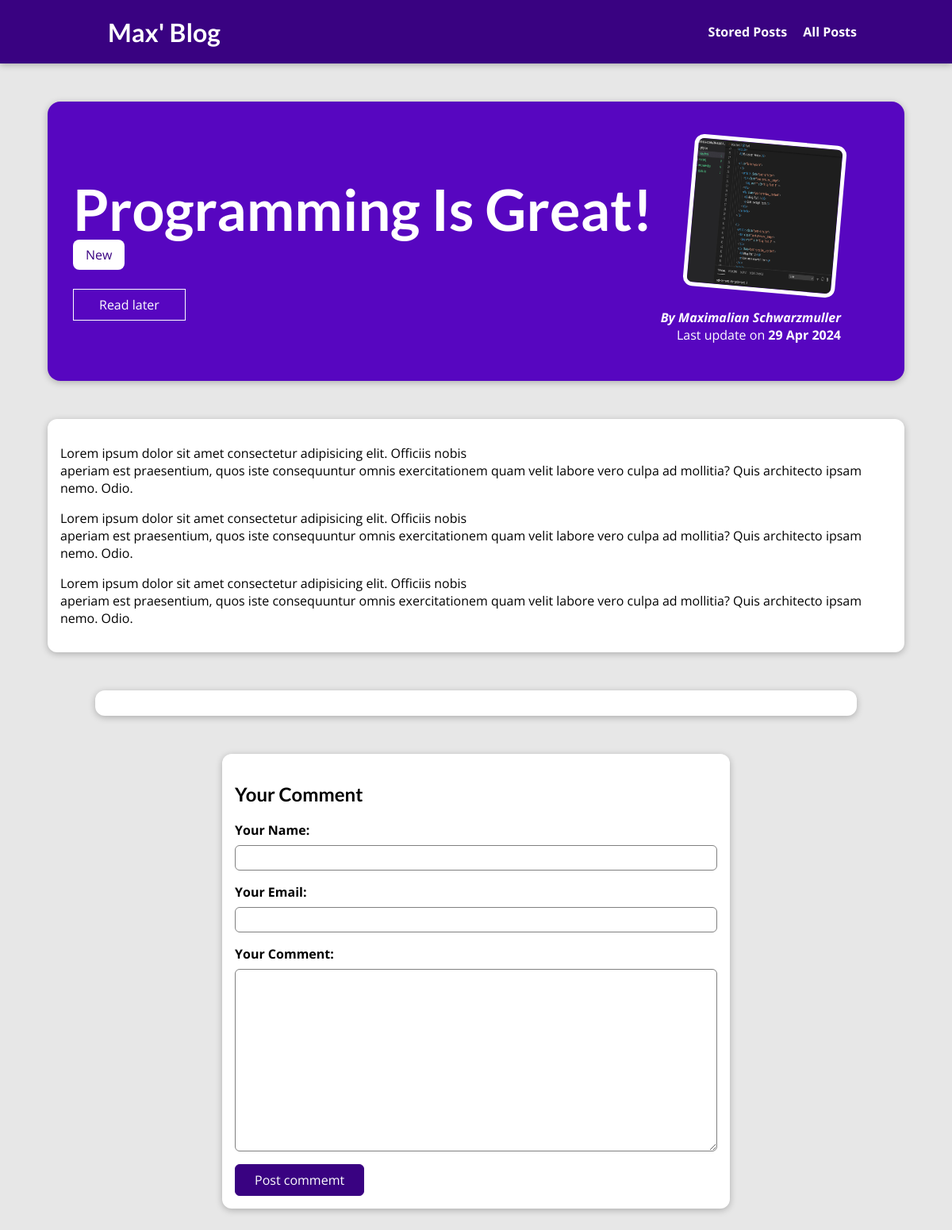
Page /posts/programming-is-fun on the committed database.
### blog/models.py (models this page shows, shortened)
class Post(models.Model):
  Title = models.CharField(max_length=150)
  Excerpt = models.CharField(max_length=200)
  Image = models.ImageField(upload_to='posts', null= True)
  Date = models.DateField(auto_now=True)
  Slug = models.SlugField(unique=True, db_index = True) #this set automaticaly db_index = True when we use the slugfield and also when we use unique=True it create the db_index = True automaticaly
  Content = models.TextField(validators=[MinLengthValidator(10)]) #we don't need to set a max_length but we could
  author = models.ForeignKey(Author, on_delete=models.SET_NULL, null=True, related_name = 'Posts') #set the author field to null if we delete an related author
  tags = models.ManyToManyField(Tag)

class Tag(models.Model):
  Caption = models.CharField(max_length=15)

class Author(models.Model):
  First_name = models.CharField(max_length=50)
  Last_name = models.CharField(max_length=50)
  Email_address = models.EmailField( max_length=254)
  def full_name(self):
    return f'{self.First_name} {self.Last_name}'
  def __str__(self):
    return self.full_name()

### blog/views.py (the view, shortened to what this page needs)
# urls.py: path('posts/<slug:slug>', views.SinglePostView.as_view(), name='post-detail-page'), #slug = tabi3 ex 'posts/fisrt'
class SinglePostView(View):
  def is_stored_post(self, request, post_id):
    stored_posts = request.session.get('stored_posts')
    if stored_posts is not None :
      is_saved_for_later = post_id in stored_posts
    else:
      is_saved_for_later = False
    return is_saved_for_later
  def get(self, request, slug):
    post = Post.objects.get(Slug= slug)
    context = {
      'post': post,
      'post_tags': post.tags.all(),
      'comment_form': CommentForm(),
      'comments' : post.comments.all().order_by('-id'),
      'saved_for_later': self.is_stored_post(request, post.id)
    }
    return render(request, 'blog/post-detail.html', context)

### blog/forms.py
class CommentForm(forms.ModelForm):
  class Meta:
    model = Comment
    exclude = ['post']
    labels = {
      'user_name': 'Your Name',
      'user_email': 'Your Email',
      'text' : 'Your Comment'
    }

### blog/templates/blog/post-detail.html (shortened to what this page needs)
{% extends "base.html" %}
{% load static %}
{% block css_file %}
  <link rel="stylesheet" href="{% static "blog/post-detail.css" %}">
{% endblock  %}
{% block content %}
  <section id='summary'>
    <h2>{{ post.Title }}</h2>
    <div>
      {% for tag in post_tags %}
        <span class='tag'>{{tag.Caption}}</span>
      {% endfor %}
    </div>
    <div id="read-later">
      <form action="{% url 'read-later' %}" method="post">
        <button>
          {% if saved_for_later %}
            Remove from "Read later" list
          {% else %}
            Read later
          {% endif %}
          </button>
      </form>
    </div>
    <article>
      <img src="{{ post.Image.url }}" alt="{{ post.Title }}">
      <address>By <a href = 'mailto:{{post.author.Email_address}}'> {{ post.author|title }}</a></address>
      <div>
        Last update on <time>{{ post.Date|date:'d M Y' }}</time>
      </div>
    </article>
  </section>
  <main>
    {{ post.Content|linebreaks }}
  </main>
  <section id="comments">
  </section>
  <section id='comment-form'>
    <h2>Your Comment</h2>
    <form action="{% url "post-detail-page" post.Slug %}" method="POST" >
      {% for form_field in comment_form %}
        <div class='form-control {% if form_field.errors %}invalid{% endif %}'>
          {{form_field.label_tag}}
          {{form_field}}
        </div>
      {% endfor %}
      <button>Post commemt</button>
    </form>
  </section>
{% endblock %}

### static/app.css (style rules this page uses)
* { box-sizing: border-box; }
html { font-family: 'Open Sans', 'Lato', sans-serif; }
body { margin: 0; }
h1, h2, h3 { font-family: 'Lato', sans-serif; font-weight: bold; }

### blog/static/blog/post-detail.css (style rules this page uses)
body { background-color: #e7e7e7; }
#summary { margin: 8rem auto 3rem auto; padding: 2rem; width: 90%; max-width: 90rem; border-radius: 16px; background-color: #5706c0; position: relative; box-shadow: 0 2px 8px rgba(0, 0, 0, 0.25); height: 22rem; }
#summary h2 { color: white; font-size: 4.5rem; margin-bottom: 0.25rem; }
.tag { background-color: white; color: #390281; padding: 0.5rem 1rem; border-radius: 8px; }
#summary article { position: absolute; top: 2rem; right: 3rem; padding: 1rem 2rem; border-radius: 12px; text-align: right; color: white; }
#summary article img { width: 12rem; height: 12rem; border-radius: 12px; transform: rotateZ(5deg); border: 5px solid white; margin-bottom: 1rem; }
#summary address { font-weight: bold; }
#summary a { color: white; text-decoration: none; }
#summary time { font-weight: bold; }
main { width: 90%; max-width: 90rem; margin: 3rem auto; background-color: white; padding: 1rem; border-radius: 12px; box-shadow: 0 2px 8px rgba(0, 0, 0, 0.25); }
#comment-form { margin: 3rem auto; width: 90%; max-width: 40rem; border-radius: 12px; background-color: white; box-shadow: 0 2px 8px rgba(0, 0, 0, 0.25); padding: 1rem; }
#comment-form button { font: inherit; background-color: #390281; color: white; border: 1px solid #390281; padding: 0.5rem 1.5rem; border-radius: 6px; cursor: pointer; }
.form-control { margin-bottom: 1rem; }
.form-control label { font-weight: bold; margin-bottom: 0.5rem; display: block; }
.form-control input, .form-control textarea { display: block; width: 100%; font: inherit; padding: 0.25rem; border-radius: 6px; border: 1px solid gray; }
#comments { margin: 3rem auto; width: 90%; max-width: 60rem; border-radius: 12px; background-color: white; box-shadow: 0 2px 8px rgba(0, 0, 0, 0.25); padding: 1rem 2rem; }
#read-later { margin: 2rem 0; }
#read-later button { background-color: transparent; border: 1px solid white; padding: 0.5rem 2rem; font: inherit; color: white; cursor: pointer; }

### rows in the picture
Post: Title "Programming Is Great!", Image (picture), author "Maximalian Schwarzmuller", Date "29 Apr 2024", Content "Lorem ipsum dolor sit amet consectetur adipisicing elit. Officiis nobis aperiam est praesentium, quos iste consequuntur omnis exercitationem quam velit labore vero culpa ad mollitia? Quis architecto ipsam nemo. Odio. Lorem ipsum dolor sit amet consectetur adipisicing elit. Officiis nobis aperiam est praesentium, quos iste consequuntur omnis exercitationem quam velit labore vero culpa ad mollitia? Quis architecto ipsam nemo. Odio. Lorem ipsum dolor sit amet consectetur adipisicing elit. Officiis nobis aperiam est praesentium, quos iste consequuntur omnis exercitationem quam velit labore vero culpa ad mollitia? Quis architecto ipsam nemo. Odio."
Tag: Caption "New"
